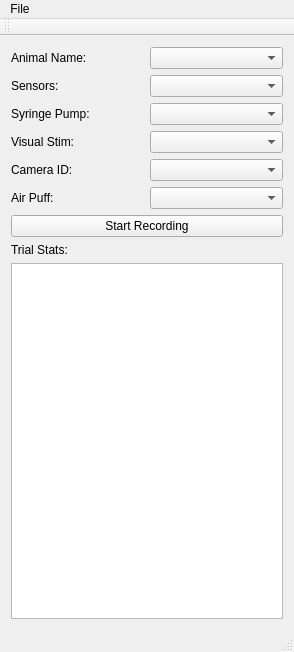
<?xml version="1.0" encoding="UTF-8"?>
<ui version="4.0">
 <class>MainWindow</class>
 <widget class="QMainWindow" name="MainWindow">
  <property name="geometry">
   <rect>
    <x>0</x>
    <y>0</y>
    <width>294</width>
    <height>652</height>
   </rect>
  </property>
  <property name="windowTitle">
   <string>ShrewDriver</string>
  </property>
  <widget class="QWidget" name="centralWidget">
   <layout class="QGridLayout" name="gridLayout">
    <item row="8" column="0">
     <widget class="QLabel" name="label_7">
      <property name="text">
       <string>Air Puff:</string>
      </property>
     </widget>
    </item>
    <item row="6" column="0">
     <widget class="QLabel" name="label_6">
      <property name="text">
       <string>Visual Stim:</string>
      </property>
     </widget>
    </item>
    <item row="10" column="0">
     <widget class="QLabel" name="label_4">
      <property name="text">
       <string>Trial Stats:</string>
      </property>
     </widget>
    </item>
    <item row="4" column="0">
     <widget class="QLabel" name="label_3">
      <property name="text">
       <string>Sensors:</string>
      </property>
     </widget>
    </item>
    <item row="6" column="1">
     <widget class="QComboBox" name="cbVisualStim"/>
    </item>
    <item row="7" column="1">
     <widget class="QComboBox" name="cbCameraID"/>
    </item>
    <item row="7" column="0">
     <widget class="QLabel" name="label_2">
      <property name="text">
       <string>Camera ID:</string>
      </property>
     </widget>
    </item>
    <item row="4" column="1">
     <widget class="QComboBox" name="cbSensors"/>
    </item>
    <item row="2" column="0">
     <widget class="QLabel" name="label">
      <property name="text">
       <string>Animal Name: </string>
      </property>
     </widget>
    </item>
    <item row="5" column="0">
     <widget class="QLabel" name="label_5">
      <property name="text">
       <string>Syringe Pump:</string>
      </property>
     </widget>
    </item>
    <item row="2" column="1">
     <widget class="QComboBox" name="cbAnimalName"/>
    </item>
    <item row="9" column="0" colspan="2">
     <widget class="QPushButton" name="btnStartRecording">
      <property name="text">
       <string>Start Recording</string>
      </property>
     </widget>
    </item>
    <item row="5" column="1">
     <widget class="QComboBox" name="cbSyringePump"/>
    </item>
    <item row="11" column="0" colspan="2">
     <widget class="QPlainTextEdit" name="txtTrialStats">
      <property name="plainText">
       <string/>
      </property>
     </widget>
    </item>
    <item row="8" column="1">
     <widget class="QComboBox" name="cbAirPuff"/>
    </item>
   </layout>
  </widget>
  <widget class="QMenuBar" name="menuBar">
   <property name="geometry">
    <rect>
     <x>0</x>
     <y>0</y>
     <width>294</width>
     <height>21</height>
    </rect>
   </property>
   <widget class="QMenu" name="menuFile">
    <property name="title">
     <string>File</string>
    </property>
    <addaction name="actionQuit"/>
   </widget>
   <addaction name="menuFile"/>
  </widget>
  <widget class="QToolBar" name="mainToolBar">
   <attribute name="toolBarArea">
    <enum>TopToolBarArea</enum>
   </attribute>
   <attribute name="toolBarBreak">
    <bool>false</bool>
   </attribute>
  </widget>
  <widget class="QStatusBar" name="statusBar"/>
  <action name="actionQuit">
   <property name="text">
    <string>Quit</string>
   </property>
  </action>
 </widget>
 <layoutdefault spacing="6" margin="11"/>
 <resources/>
 <connections/>
</ui>
